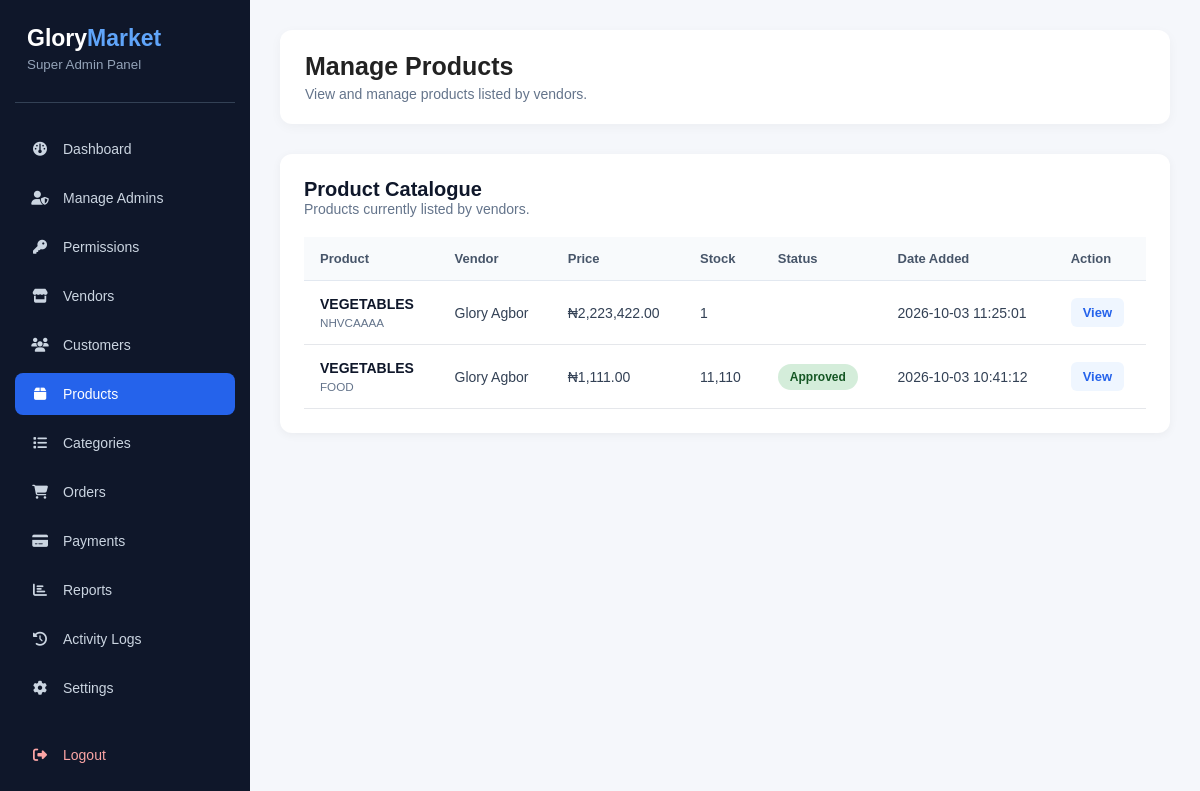
/admin/products.php (signed in), run on the app's committed database.
### tables this page shows
CREATE TABLE `products` (
  `id` int(11) NOT NULL,
  `vendor_id` int(11) NOT NULL,
  `name` varchar(255) NOT NULL,
  `description` text DEFAULT NULL,
  `price` decimal(10,2) NOT NULL,
  `image` varchar(255) DEFAULT NULL,
  `category_id` int(11) DEFAULT NULL,
  `stock` int(11) DEFAULT 0,
  `status` enum('pending','approved','rejected') DEFAULT 'pending',
  `created_at` timestamp NOT NULL DEFAULT current_timestamp(),
  `updated_at` timestamp NOT NULL DEFAULT current_timestamp() ON UPDATE current_timestamp()
);

CREATE TABLE `users` (
  `id` int(11) NOT NULL,
  `full_name` varchar(100) NOT NULL,
  `email` varchar(150) NOT NULL,
  `phone` varchar(20) DEFAULT NULL,
  `profile_picture` varchar(255) DEFAULT NULL,
  `password` varchar(255) NOT NULL,
  `role` enum('super_admin','admin','vendor','customer') NOT NULL DEFAULT 'customer',
  `status` enum('active','inactive','suspended') NOT NULL DEFAULT 'active',
  `email_verified_at` datetime DEFAULT NULL,
  `created_at` timestamp NOT NULL DEFAULT current_timestamp(),
  `updated_at` timestamp NOT NULL DEFAULT current_timestamp() ON UPDATE current_timestamp()
);

### admin/products.php (the view, shortened to what this page needs)
<?php
$pdo = getDbConnection();
$stmt = $pdo->prepare("
    SELECT
        p.id,
        p.name,
        p.description,
        p.price,
        p.image,
        p.stock,
        p.status,
        p.created_at,
        u.full_name AS vendor_name
    FROM products p
    INNER JOIN users u
        ON p.vendor_id = u.id
        AND u.role = 'vendor'
    ORDER BY p.created_at DESC
");
$stmt->execute();
$products = $stmt->fetchAll(PDO::FETCH_ASSOC);
?>
<!DOCTYPE html>
<html lang="en">
<head>
    <link
        rel="stylesheet"
        href="../assets/css/admin-dashboard.css"
    >
    <link
        rel="stylesheet"
        href="https://cdnjs.cloudflare.com/ajax/libs/font-awesome/6.5.1/css/all.min.css"
    >
</head>
<body>
<div class="dashboard-wrapper">
    <aside class="sidebar">
        <div class="sidebar-brand">
            <h2>
                Glory<span>Market</span>
            </h2>
            <small>
                Super Admin Panel
            </small>
        </div>
        <nav class="sidebar-nav">
            <a href="dashboard.php">
                <i class="fas fa-dashboard"></i>
                <span>Dashboard</span>
            </a>
            <a href="admins.php">
                <i class="fas fa-user-shield"></i>
                <span>Manage Admins</span>
            </a>
            <a href="permissions.php">
                <i class="fas fa-key"></i>
                <span>Permissions</span>
            </a>
            <a href="vendors.php">
                <i class="fas fa-store"></i>
                <span>Vendors</span>
            </a>
            <a href="customers.php">
                <i class="fas fa-users"></i>
                <span>Customers</span>
            </a>
            <a href="products.php" class="active">
                <i class="fas fa-box"></i>
                <span>Products</span>
            </a>
            <a href="categories.php">
                <i class="fas fa-list"></i>
                <span>Categories</span>
            </a>
            <a href="orders.php">
                <i class="fas fa-shopping-cart"></i>
                <span>Orders</span>
            </a>
            <a href="payments.php">
                <i class="fas fa-credit-card"></i>
                <span>Payments</span>
            </a>
            <a href="reports.php">
                <i class="fas fa-chart-bar"></i>
                <span>Reports</span>
            </a>
            <a href="activity-logs.php">
                <i class="fas fa-history"></i>
                <span>Activity Logs</span>
            </a>
            <a href="settings.php">
                <i class="fas fa-cog"></i>
                <span>Settings</span>
            </a>
            <a href="../logout.php" class="logout-link">
                <i class="fas fa-sign-out-alt"></i>
                <span>Logout</span>
            </a>
        </nav>
    </aside>
    <main class="main-content">
        <div class="topbar">
            <div>
                <h1>Manage Products</h1>
                <p>
                    View and manage products listed by vendors.
                </p>
            </div>
        </div>
        <div class="table-panel">
            <div class="panel-header">
                <div>
                    <h2>Product Catalogue</h2>
                    <p>
                        Products currently listed by vendors.
                    </p>
                </div>
            </div>
            <div class="table-wrapper">
                <table class="orders-table">
                    <thead>
                        <tr>
                            <th>Product</th>
                            <th>Vendor</th>
                            <th>Price</th>
                            <th>Stock</th>
                            <th>Status</th>
                            <th>Date Added</th>
                            <th>Action</th>
                        </tr>
                    </thead>
                    <tbody>
                    <?php if (!empty($products)): ?>
                        <?php foreach ($products as $product): ?>
                            <tr>
                                <td>
                                    <strong>
                                        <?= htmlspecialchars($product['name']) ?>
                                    </strong>
                                    <?php if (!empty($product['description'])): ?>
                                        <small>
                                            <?= htmlspecialchars(
                                                mb_strimwidth(
                                                    $product['description'],
                                                    0,
                                                    60,
                                                    '...'
                                                )
                                            ) ?>
                                        </small>
                                    <?php endif; ?>
                                </td>
                                <td>
                                    <?= htmlspecialchars($product['vendor_name']) ?>
                                </td>
                                <td>
                                    ₦<?= number_format(
                                        (float) $product['price'],
                                        2
                                    ) ?>
                                </td>
                                <td>
                                    <?= number_format(
                                        (int) $product['stock']
                                    ) ?>
                                </td>
                                <td>
                                    <span class="status-badge status-<?= htmlspecialchars($product['status']) ?>">
                                        <?= htmlspecialchars(
                                            ucfirst($product['status'])
                                        ) ?>
                                    </span>
                                </td>
                                <td>
                                    <?= htmlspecialchars(
                                        $product['created_at']
                                    ) ?>
                                </td>
                                <td>
                                    <a
                                        href="product-view.php?id=<?= $product['id'] ?>"
                                        class="view-btn"
                                    >
                                        View
                                    </a>
                                </td>
                            </tr>
                        <?php endforeach; ?>
                    <?php endif; ?>
                    </tbody>
                </table>
            </div>
        </div>
    </main>
</div>
</body>
</html>

### assets/css/admin-dashboard.css (style rules this page uses)
* { margin: 0; padding: 0; box-sizing: border-box; }
body { font-family: 'Segoe UI', Arial, sans-serif; background: #f1f5f9; color: #1e293b; }
.dashboard-wrapper { display: flex; min-height: 100vh; }
.sidebar { width: 250px; background: #0f172a; color: #ffffff; position: fixed; top: 0; left: 0; height: 100vh; overflow-y: auto; padding: 25px 15px; }
.sidebar-brand { padding: 0 12px 30px; border-bottom: 1px solid #334155; }
.sidebar-brand h2 { font-size: 23px; color: #ffffff; }
.sidebar-brand h2 span { color: #60a5fa; }
.sidebar-brand small { display: block; color: #94a3b8; margin-top: 5px; }
.sidebar-nav { margin-top: 25px; }
.sidebar-nav a { display: flex; align-items: center; gap: 13px; padding: 13px 15px; margin-bottom: 7px; color: #cbd5e1; text-decoration: none; border-radius: 8px; font-size: 14px; transition: 0.3s; }
.sidebar-nav a i { width: 20px; text-align: center; }
.sidebar-nav a:hover, .sidebar-nav a.active { background: #2563eb; color: #ffffff; }
.sidebar-nav .logout-link { margin-top: 25px; color: #fca5a5; }
.main-content { margin-left: 250px; width: calc(100% - 250px); padding: 30px; }
.topbar { display: flex; justify-content: space-between; align-items: center; background: #ffffff; padding: 22px 25px; border-radius: 12px; margin-bottom: 30px; box-shadow: 0 3px 12px rgba(0, 0, 0, 0.04); }
.topbar h1 { font-size: 25px; margin-bottom: 5px; }
.topbar p { color: #64748b; font-size: 14px; }
.table-panel { background: #ffffff; border-radius: 12px; padding: 25px; box-shadow: 0 3px 12px rgba(0, 0, 0, 0.04); }
.panel-header { display: flex; justify-content: space-between; align-items: center; margin-bottom: 20px; }
.panel-header h2 { font-size: 20px; color: #0f172a; margin-bottom: 5px; }
.panel-header p { color: #64748b; font-size: 14px; }
.table-wrapper { width: 100%; overflow-x: auto; }
.orders-table { width: 100%; border-collapse: collapse; min-width: 900px; }
.orders-table th { text-align: left; padding: 14px; background: #f8fafc; color: #475569; font-size: 13px; font-weight: 600; border-bottom: 1px solid #e2e8f0; }
.orders-table td { padding: 16px 14px; border-bottom: 1px solid #e2e8f0; color: #334155; font-size: 14px; }
.orders-table td strong { color: #0f172a; }
.orders-table td small { display: block; margin-top: 4px; color: #64748b; }
.status-badge { display: inline-block; padding: 6px 10px; border-radius: 20px; font-size: 12px; font-weight: 600; text-transform: capitalize; }
.view-btn { display: inline-flex; align-items: center; gap: 7px; padding: 8px 12px; background: #2563eb; color: #ffffff; text-decoration: none; border-radius: 6px; font-size: 13px; transition: 0.3s; }
.table-panel { background: #fff; border-radius: 12px; padding: 24px; margin-top: 25px; box-shadow: 0 2px 10px rgba(0, 0, 0, 0.05); }
.panel-header h2 { margin: 0; font-size: 20px; }
.orders-table { width: 100%; border-collapse: collapse; min-width: 800px; }
.orders-table th { padding: 14px 16px; text-align: left; background: #f8fafc; color: #475569; font-size: 13px; }
.orders-table td { padding: 15px 16px; border-bottom: 1px solid #e5e7eb; font-size: 14px; }
.view-btn { display: inline-block; padding: 7px 12px; background: #eff6ff; color: #2563eb; border-radius: 6px; text-decoration: none; font-size: 13px; font-weight: 600; }
.status-badge { display: inline-block; padding: 5px 10px; border-radius: 20px; font-size: 12px; font-weight: 600; }
.status-badge { padding: 6px 12px; border-radius: 20px; font-size: 12px; font-weight: 600; }
.status-badge { display: inline-flex; align-items: center; justify-content: center; padding: 6px 12px; border-radius: 30px; font-size: 11px; font-weight: 700; text-transform: capitalize; white-space: nowrap; }
.status-approved { background: #d4edda; color: #155724; }
* { box-sizing: border-box; }
body { margin: 0; padding: 0; background: #f5f7fb; font-family: Arial, sans-serif; color: #222; }
.status-badge { display: inline-block; padding: 6px 12px; border-radius: 20px; font-size: 12px; font-weight: 600; text-transform: capitalize; }
body { margin: 0; background: #f5f7fb; font-family: Arial, sans-serif; }

### data on the page
products: name "VEGETABLES", description "NHVCAAAA", users.full_name "Glory Agbor", price "2,223,422.00", stock "1", created_at "2026-10-03 11:25:01"
products: name "VEGETABLES", description "FOOD", users.full_name "Glory Agbor", price "1,111.00", stock "11,110", status "Approved", created_at "2026-10-03 10:41:12"
